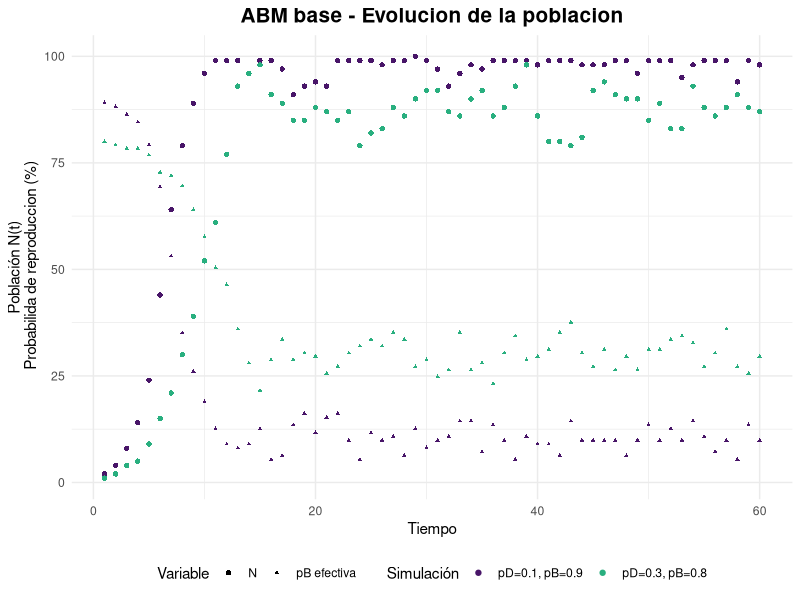

The R source for this figure: (Note: this script raises an error after producing the figure.)
## ---- chunk 1
#librerias
library(tidyverse)
library(parallel)
library(viridis)
library(splines)
set.seed(1234)
## ---- chunk 2

ABM_base <- function(K, iter, p_death, p_birth, plot = FALSE) {
#K --> capacidad de carga del ambiente 
#iter --> numero de iteraciones // pasos de tiempo
#p_birth y p_death probabilidad inicial de reproduccion y muerte 
#N --> cantidad de individuos (variable de salida)
  
  #Inicializar el ABM
  #Creacion del ambiente
  
  habSize <- ceiling(sqrt(K)) #quemos una grilla LxL que pueda ocupar K individuos
  L <- habSize^2
  habitat <- rep(0, L) #habitad vacia
  
  #Cantidad inicial de agentes (1%)
  N0 <- round(0.01 * K) #se podria incorporar como parametro
  
  #Posicionar de forma aleatoria
  habitat[sample(1:L, N0)] <- 1 #1 = lleno
  
  #Lo que se busca monitonear es la cantidad de agentes en el tiempo
  N <- c() #crecieminto dinamico
  p_b <- c() #registrar variacion de la p_birth efectiva

  
  #ahora si
  
  for(t in 1:iter){
    
    vivos <- which(habitat == 1) #recuperar los indices donde el hab esta ocupado
    
    #MUERTES: a cada agente vivo se le asigna una probabilidad a partir de una unif(0,1). Si p < p_death --> r.i.p (equivalente a una ber(p))
    
    for(agente in vivos){
      if( runif(1) < p_death){
        habitat[agente] <- 0
      }
    }
    
    #NACIMIENTOS 
    #para simular el compartamiento logistico es necesario que la p_birth sea controlada por la carga del ambiente
    
    n <- sum(habitat == 1) #sumamos los vivos
    p_birth_K <- p_birth*(1 - n / K) #por la limitaciones de la carga, a medida que aumenta N, disminuye la prob de reproducirse
    
    
    for(agent in vivos){
      if (runif(1) < p_birth_K){
        libres <- which(habitat == 0) #ind de espacios libres en la grilla
        if(length(libres) > 0){ 
        habitat[sample(libres, 1)]  <- 1 #elijo un ind aleatorio para colocar
        }
      }
    }
    
  #Actualizar la cantidad de agentes
    
    N <- c(N, sum(habitat == 1))
    p_b <- c(p_b, p_birth_K)
  
    if(plot){ #graficar para cortes de tiempo // se ve como un QR:(
      if(t %in% seq(1, iter - iter/2, by = 5)){
         habCuadrado <- matrix(habitat, nrow=habSize, byrow=TRUE)
         image(habCuadrado, col = c("white","black"), axes = FALSE, asp = 1)
      }
    }

  }
  
df_N <- data.frame(N = N,
                   p = p_b,
                   t = 1:iter)

return(list( N = N,
             p_birth_eff = p_b,
             df_N = df_N))  
  
}
## ---- chunk 3

ABM_1 <- ABM_base(100, 60, 0.1, 0.9)
#los parametros que contralan la mortalidad y la natalidad los inicializamos de forma optima, dado que van a ir "empeorando" con el tiempo
ABM_2 <- ABM_base(100, 60, 0.3, 0.8)

df <- bind_rows(
  ABM_1$df_N |>  mutate(simu = "pD=0.1, pB=0.9"),
  ABM_2$df_N |>  mutate(simu = "pD=0.3, pB=0.8")
)

ggplot(df) + geom_point(aes(x = t, y = N, color = simu, shape = "N")) +
  geom_point(aes(x = t, y = p*max(N), color = simu, shape = "pB efectiva"),
             size = 0.8) +
  labs(title = "ABM base - Evolucion de la poblacion", x = "Tiempo", 
       y = "Población N(t)\n Probabilida de reproduccion (%)", 
       color = "Parametros") +
  scale_color_manual( values = viridis(20)[c(2,13)], name = "Simulación") +
  #scale_color_viridis(discrete = TRUE, option = "D") +
  scale_shape_manual(values = c("N" = 16, "pB efectiva" = 17),
    name = "Variable") +
  theme_minimal() +
  theme(plot.title = element_text(size = 15, face = "bold", hjust = 0.5),
        legend.position = "bottom")
 
## ---- chunk 4
#La EDO tiene sol analitica
sol_EDO <- function(t, K, N0, r) {
  (K*N0*exp(r*t))/ (K + N0*(exp(r*t) - 1))
}

sols <- sol_EDO(t, 100, 1, 0.8) #r = pB - pD
#lines(t, sols, type = "l")

## ---- chunk 5
#Para paremtros optimos realizamos n replicas

simulacion_n <- function(n){
  sims <- matrix(NA, nrow = n, ncol = 60) #iter = 60
  for (i in 1:n) {
    res <- ABM_base(100, 60, 0.1, 0.9)
    sims [i, ] <- res$N
  }
  return(sims)
}
## ---- chunk 6
#Necesitamos determinar el numero de replicas adecuado
#Analisis de convergencia 

set.seed(123)
sims <- simulacion_n(200) 
#Metrica: N final
final_N <- sims[, 60] 
running_mean <- cumsum(final_N)/(1:length(final_N))

#Agregamos ademas medida de dispersion 
running_var <- sapply(1:length(final_N), function(m){
  var(final_N[1:m])/m
})

running_se <- sqrt(running_var)


df_rm <- data.frame(
  replicas = 1:length(running_mean),
  mean = running_mean,
  se = running_se)

ggplot(df_rm, aes(x = replicas, y = mean)) +
  geom_ribbon(aes(ymin = mean - 1.96*se, ymax = mean + 1.96*se), 
              alpha = 0.3, fill = viridis(20)[13]) +
  geom_line(color = viridis(20)[2], size = 0.8) +
  geom_hline(yintercept = mean(final_N), linetype = "dashed") +
  labs(title = "Convergencia del N(t) final (running mean)",
       x= "Número de réplicas",
       y = "Promedio acumulado") +
  theme_minimal() +
  theme(plot.title = element_text(size = 15, face = "bold", hjust = 0.5),
        legend.position = "bottom")


## ---- chunk 7

#Se estabiliza en n > 50
sim <- simulacion_n(60)

#INTERPOLACION
interpolar_sims <- function(sims) {
  n <- nrow(sims)
  t <- 1:ncol(sims)
  interpolated <- matrix(NA, nrow = n, ncol = 200)
  for (i in 1:n) {
    new_points<- spline(t, sims[i,], 200)
    interpolated [i,] <- new_points$y
  }
  return(interpolated)
}

sim_splines <- interpolar_sims(sim)
## ---- chunk 8

df_sim1 <- data.frame(
  t = 1:length(sim[1, ]),
  N = sim[1, ]
)

df_EDO <- data.frame(
  t = t,
  N_EDO = sols
)

sim_matrix <- sim_splines # matriz nSim x nPuntos (200)
t200 <- seq(1, 60, length.out = 200)


nSim <- nrow(sim_splines)

mean_interp <- apply(sim_splines, 2, mean)
var_interp  <- apply(sim_splines, 2, var)
se_interp   <- sqrt(var_interp / nSim)

# Banda de confianza 95%
ribbon_df <- data.frame(
  t    = t200,
  ymin = mean_interp - 1.96 * se_interp,
  ymax = mean_interp + 1.96 * se_interp
)

df_spline <- sim_splines |> as.data.frame() |> setNames(1:200) |> 
  mutate(sim = row_number()) |> 
  pivot_longer(cols = -sim, names_to = "index", values_to = "N_interp") |> 
  mutate(index = as.numeric(index),t = seq(1, 60, length.out = 200)[index])



#Para menos ruido grafico se eligen de forma aleatoria
subset_idx <- sample(1:nrow(sim_splines), 12)
df_spline_sub <- df_spline |> filter(sim %in% subset_idx)

ggplot() + geom_point(data = df_sim1, size = 1, alpha = 0.8,
    aes(x = t, y = N, color = "ABM Base")) +
  
           geom_line(data = df_spline |>  filter(sim == 1), size = 1,
    aes(x = t, y = N_interp, color = "Interpolacion")) +
  
    scale_color_manual(values = viridis(20)[c(2, 13)],name = "") +
    labs(title = "Simulación (1): Original vs Interpolacion", 
          x = "Tiempo", y = "Población N(t)") +
  
    theme_minimal() +
    theme(plot.title = element_text(size = 15, face = "bold", hjust = 0.5),
    legend.position = "bottom")

ggplot() +
  geom_ribbon(data = ribbon_df, aes(x = t, ymin = ymin, ymax = ymax),
              fill = viridis(20)[20], alpha = 0.5) +
  geom_line(data = df_spline_sub, aes(x = t, y = N_interp, group = sim, color = sim),    alpha = 0.7) +
  geom_line(data = df_EDO, aes(x = t, y = N_EDO),
            color = "black", size = 0.7) +
  
  scale_color_viridis_c(end = 0.8) +
  labs(title = "Todas las simulaciones interpoladas (spline)",
       x = "Tiempo",y = "Población interpolada") +
  theme_minimal() +
  theme(plot.title = element_text(size = 15, face = "bold", hjust = 0.5),
    legend.position = "right")


#alpha 0.08 color grey30 para graficar todas

## ---- chunk 9
#coeficientes de los splines
coef_splines <- function(sims) {
  n <- nrow(sims)
  t <- 1:ncol(sims)
  interpolated <- vector("list", n)
  poly_spline <- vector("list", n)
  coefs <- vector("list", n)
  
  for (i in 1:n) {
    interpolated[[i]] <- interpSpline(t, sims[i,]) # spline cúbica en base B
    coefs[[i]] <- coef(interpolated[[i]]) # coeficientes a, b, c, d
  }
  
  return(coefs)
}

coeficientes <- coef_splines(sim)

#estudio de coefs
#cada coeficiente por separado
coefs_A <- function(coeficientes) {
  n_sims <- length(coeficientes)
  t <- nrow(coeficientes[[1]])
  
  coefs_mat <- matrix(NA, nrow = n_sims * t, ncol = 4)
  
  fila <- 1
  
  for (i in 1:n_sims) {
    coef_i <- coeficientes[[i]]  # matriz 60 × 4
    
    coefs_mat[fila:(fila + t - 1), ] <- coef_i
    
    fila <- fila + t
  }
  
  colnames(coefs_mat) <- c("A", "B", "C", "D")
  
  return(coefs_mat)
}

coef_globales <- coefs_A(coeficientes)
summary(coef_globales)
coef_glob_df <- as.data.frame(coef_globales)
coef_long <- pivot_longer(coef_glob_df, cols = A:D, names_to = "coef", values_to = "valor")

# Graficar con facet_wrap
ggplot(coef_long, aes(x = valor)) +
  geom_histogram(fill = viridis(20)[13]) +
  facet_wrap(~coef, scales = "free") +
  theme_minimal() +
  labs(x = "Valor del coeficiente", y = "Frecuencia",
       title = "Distribucion de los coeficiente de interpolacion") +
  theme(plot.title = element_text(size = 15, face = "bold", hjust = 0.5),
    legend.position = "right")

#coeficientes por simulacion y relacion entre simulaciones
coefs_B <-function(coeficientes) {
  n_sims <- length(coeficientes)
  coefs_mat <- matrix(NA, nrow = length(coeficientes), ncol = 4*60)
  
  for (i in 1:n_sims) {
    coefs_i <- coeficientes[[i]]
    coefs_mat[i,] <- as.vector(t(coefs_i))
  }
  return(coefs_mat)
}


coefs_por_sim <- coefs_B(coeficientes)
coefs_por_sim_df <- as.data.frame(coefs_por_sim)

distancias <- dist(coefs_por_sim) #entrada  (i,j) indica qué tan distinta es la simulación i de la j según sus 240 coeficientes del spline
dist_vec <- as.numeric(distancias)
df_dist <- data.frame(distancia = dist_vec)

summary(dist_vec)

#este no entiendo

ggplot(df_dist) +
  geom_histogram(aes(x=distancia), bins = 30, fill=viridis(20)[2]) +
  labs(title = "Distancia entre simulaciones", x="Distancia euclidiana entre simulaciones" , y= "Distribucion")

## ---- chunk 10
ABM_ext <- function(K, iter, p_death, p_birth, r = 1, plot = FALSE) {
  
  timestamps <- c(1, 4, 7, 10, 13, 16, 19, 21, iter)
  timestamps_plot <- list()
  
  
  habSize <- ceiling(sqrt(K))
  L <- habSize^2
  habitat <- rep(0, L)
  
  N0 <- round(0.05 * K) #Para evitar extincion subita inicamos con mas agentes
  
  habitat[sample(1:L, N0)] <- 1 
  N <- c() 
  
  #a cada agente inicial le asigno un sexo bio (1= fem 0 = masc) con ber(0.5)
  bio_sex <- rep(NA, L)
  bio_sex[which(habitat ==1)] <- rbinom(N0, 1, 0.5)
  
  #los N0 arrancan tambien con edad cero "recien colocado"
  #la edad maxima es la cantidad de iteraciones / lapso max de tiempo
  edad <- rep(0, L) 
  
  for(t in 1:iter){
    
    vivos <- which(habitat == 1) 
    
    #ENVEJECER 
    edad[vivos] <- edad[vivos] + 1
    
    #MUERTE
    
    for(agente in vivos){
       #riesgo: p_death base * (1 + r * edad / edad_max) // edad_max = iter
      p_death_eff <- p_death * (1 + r * (edad[agente] / iter))
      p_death_eff <- min(p_death_eff, 1)  # evitar >1
      
      if( runif(1) < p_death){
        habitat[agente] <- 0
        bio_sex[agente] <- NA
        edad[agente] <- 0
      }
    }
    
    #NACIMIENTOS 
    
    n <- sum(habitat == 1) 
    p_birth_K <- p_birth*(1 - n / K) 
    
    for(agent in vivos){
      if(!is.na(bio_sex[agent]) & bio_sex[agent] == 1) {
        if (runif(1) < p_birth_K){
            libres <- which(habitat == 0) 
            if(length(libres) > 0){ 
              i <- sample(libres, 1)
              habitat[i]  <- 1 
              bio_sex[i] <- rbinom(1, 1, 0.5)
              edad[i] <- 0
            }
        }
      }
    }
    
  #Actualizar la cantidad de agentes
    
    N <- c(N, sum(habitat == 1))
    
    if(plot) {
    
    plot_grid <- rep(0, L)
    plot_grid[which(habitat == 1 & bio_sex == 0)] <- 1
    plot_grid[which(habitat == 1 & bio_sex == 1)] <- 2
    
    
    if(t %in% timestamps){
        
      habCuadrado <- matrix(plot_grid, nrow=habSize, byrow=TRUE)
      timestamps_plot[[as.character(t)]] <- list(grid = habCuadrado)
      #title(main = paste("Iteración", t, " - N =", N[length(N)]))
    }
    
    }
  
}
  
return(list(N = N, plot = timestamps_plot))
  
}

## ---- chunk 11
K <- 500
ABM_3 <- ABM_ext(K, 60, 0.1, 0.9, plot = TRUE)

par(mfrow=c(3,3), mar=c(2,2,2,2))
for(name in names(ABM_3$plot)){
  
  grid <- ABM_3$plot[[name]]$grid
  
  image(grid[nrow(grid):1,], col=c("white", viridis(20)[2], viridis(20)[13]), 
        axes=FALSE, asp = 1)
  title(paste("t =", name))
  
  # Calcular %
  n_SM <- sum(grid == 1)
  n_SF <- sum(grid == 2)
  n_total <- n_SM + n_SF
  ocupacion <- round(100 * n_total / K, 1)
  prop_SM <- round(100 * n_SM / n_total, 1)
  prop_SF <- round(100 * n_SF / n_total, 1)
  
    # Texto debajo en negrita
  mtext(paste0("N/K: ", ocupacion, "% | SM: ", prop_SM,
               "% | SF: ", prop_SF, "%"), side=1, line=0.5, cex=0.65, font=2)
  legend("bottomright", legend=c("SM","SF"), 
         fill= c(viridis(20)[2], viridis(20)[13]), bty="n", cex=0.8)
}

## ---- chunk 12
#GRAFICAR CURVA
## ---- chunk 13
#Barrido con p_death variable y p_birth fijo (0.9)
#codigo palelizado para mayor eficiencia
sens_paral <- function(K = 500, iter = 60, p_birth = 0.9, reps = 100, 
                       p_death = seq(0, 0.5, by = 0.05)) {
  
  t0 <- Sys.time()
  p_len <- length(p_death)
  
  cores <- detectCores() - 1
  cl <- makeCluster(cores)
  
  #Exportar funciones necesarias
  clusterExport(cl,varlist = c("ABM_ext"),envir = .GlobalEnv)
  clusterSetRNGStream(cl, 123)
  #clusterSetRNGStream(cl, iseed = seed)
  
  #Monitorear
  extincion <- numeric(p_len)
  t_hasta_ext_prom <- numeric(p_len)
  
  #PARA LUEGO GRAFICAR NECESITAMOS PROMEDIAR LAS REPS (punto a punto)
  mean_N <- matrix(0, nrow = iter, ncol = p_len)
  var_N <- matrix(0, nrow = iter, ncol = p_len)
  
  for (i in 1:p_len) {
    pd <- p_death[i]
    
    #Ejecutar reps en paralelo
    runs_list <- parLapply(cl, 1:reps, function(r) {
      ABM_ext(K = K, iter = iter, p_death = pd, p_birth = p_birth)$N
    })
    
    #Pasar lista a matriz reps × iter
    runs <- do.call(rbind, runs_list)
    
    mean_N[ ,i] <- colMeans(runs)
    var_N[ ,i]  <- apply(runs, 2, var)
    
    #Extinción
    t_ext <- apply(runs, 1, function(x) {
      if(any(x == 0)) which(x == 0)[1] else Inf
    })
    
    extincion[i] <- mean(t_ext < Inf)
    t_hasta_ext_prom[i] <- ifelse(all(extincion[i] == 0), 
                                  NA, 
                                  mean(t_ext[t_ext < Inf]))
  }
  
  stopCluster(cl)
  
  list(p_death = p_death,
       mean_N = mean_N,
       var_N = var_N,
       extincion_prob = extincion,
       t_hasta_ext_prom = t_hasta_ext_prom,
       t_eje = (t0 - Sys.time()))
}


## ---- chunk 14
#Analisis de convergencia para ABM extendido

simulacion_ext <- function(n){
  sims <- matrix(NA, nrow = n, ncol = 60) #iter = 60
  for (i in 1:n) {
    res <- ABM_ext(500, 60, 0.1, 0.9)
    sims [i, ] <- res$N
  }
  return(sims)
}


runs <- simulacion_ext(200)
final_N <- runs[, 60] #metrica N(t) final


#running_var <- cumsum((vals - running_mean)^2) / (1:length(vals))
running_mean <- cumsum(final_N)/(1:length(final_N))

running_var <- sapply(1:length(final_N), function(m){
  var(final_N[1:m])/m
})
running_se <- sqrt(running_var)


df_rm <- data.frame(
  replicas = 1:length(running_mean),
  mean = running_mean,
  se = running_se)

ggplot(df_rm, aes(x = replicas, y = mean)) +
  geom_ribbon(aes(ymin = mean - 1.96*se, ymax = mean + 1.96*se), 
              alpha = 0.3, fill = viridis(20)[13]) +
  geom_line(color = viridis(20)[2], size = 0.8) +
  geom_hline(yintercept = mean(final_N), linetype = "dashed") +
  labs(title = "Convergencia del N(t) final (running mean)",
       x= "Número de réplicas",
       y = "Promedio acumulado") +
  theme_minimal() +
  theme(plot.title = element_text(size = 15, face = "bold", hjust = 0.5),
        legend.position = "bottom")


## ---- chunk 15


res <- sens_paral(p_death = seq(0.2, 0.35, by = 0.005), iter = 100)

## ---- chunk 16

#Mean_N es una matriz --> pasar a formato long
df_long <- data.frame(
  time = rep(1:nrow(res$mean_N), times = length(res$p_death)),
  p_death = rep(res$p_death, each = nrow(res$mean_N)),
  mean = as.vector(res$mean_N),
  var = as.vector(res$var_N),
  se = sqrt(as.vector(res$var_N) / 100) #reps = 100
)

N0 <- round(0.05 * 500) 

ggplot(df_long, aes(x = time, y = mean, color = p_death, group = p_death)) +
  geom_ribbon(aes(ymin = mean - 1.96*se, ymax = mean + 1.96*se,
                  fill = p_death), alpha = 0.15, color = NA) +
  geom_line(size = 0.8) +
  geom_hline(yintercept = N0, linetype = "dashed", size = 1) +
  labs(color = "p_death",
       x = "Tiempo",
       y = "Población promedio",
       title = "Crecimiento poblacional para distintos p_death") +
  scale_color_viridis_c(option = "D") +
  scale_fill_viridis_c() +
  guides(fill = "none") +  
  theme_minimal() +
  theme(plot.title = element_text(size = 15, face = "bold", hjust = 0.5),
        legend.position = "right")

## ---- chunk 17
#SENSIBILIDAD MULTIVARIADA CON CORTE TRANSVERSAL




